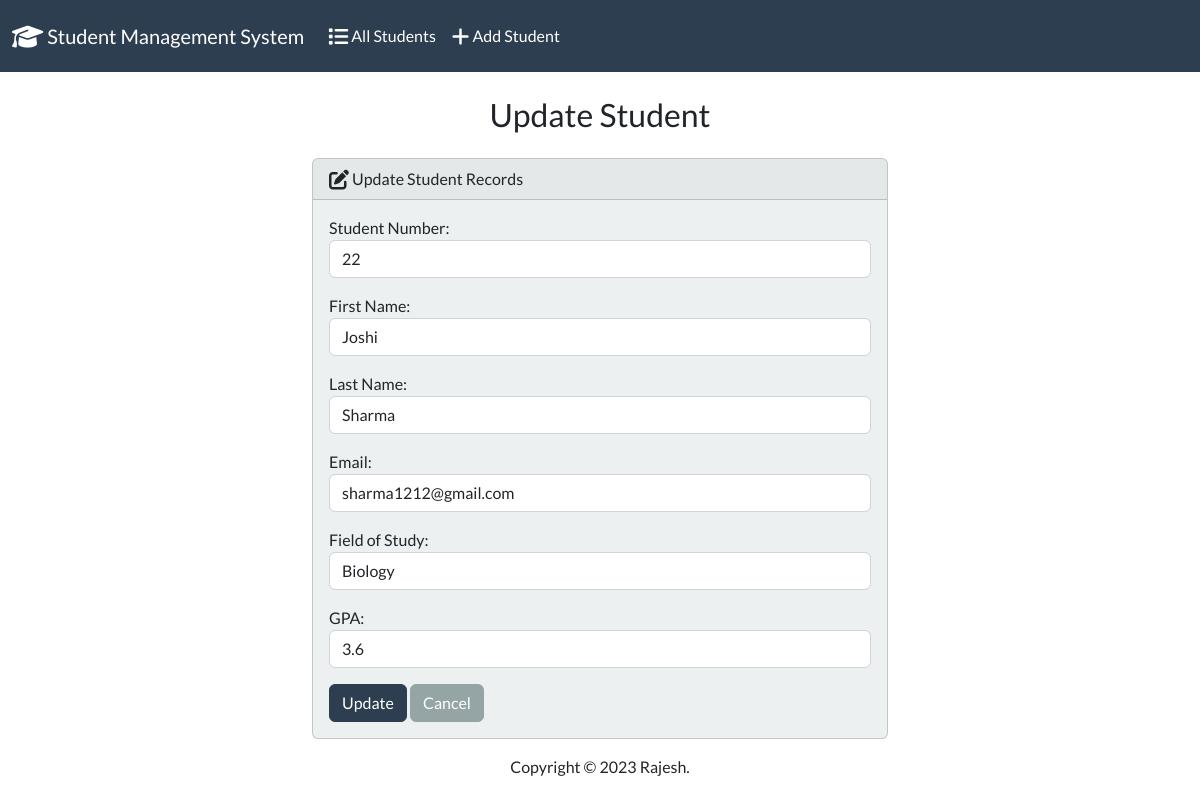
The page /edit/3/ on the database its author committed.
### students/models.py (models this page shows, shortened)
class Student(models.Model):
    student_number = models.PositiveIntegerField()
    first_name = models.CharField(max_length=50)
    last_name = models.CharField(max_length=50)
    email = models.EmailField(max_length=100)
    field_of_study = models.CharField(max_length=100)
    gpa = models.FloatField()

### students/views.py (the view)
# urls.py: path('edit/<int:id>/',views.edit, name='edit'),
def edit(request,id):
    if request.method == 'POST':
        student = Student.objects.get(pk=id)
        form = StudentForm(request.POST, instance=student)
        if form.is_valid():
            form.save()
            return render(request,'students/edit.html',{
                'form':form,
                'success':True
            })
    else:
        student = Student.objects.get(pk=id)
        form = StudentForm(instance=student)
    return render(request,'students/edit.html',{
        'form':form
    })

### students/forms.py
class StudentForm(forms.ModelForm):
  class Meta:
    model = Student
    fields = ['student_number', 'first_name', 'last_name', 'email', 'field_of_study', 'gpa']
    labels = {
      'student_number': 'Student Number',
      'first_name': 'First Name',
      'last_name': 'Last Name',
      'email': 'Email',
      'field_of_study': 'Field of Study',
      'gpa': 'GPA'
    }
    widgets = {
      'student_number': forms.NumberInput(attrs={'class': 'form-control'}),
      'first_name': forms.TextInput(attrs={'class': 'form-control'}),
      'last_name': forms.TextInput(attrs={'class': 'form-control'}),
      'email': forms.EmailInput(attrs={'class': 'form-control'}),
      'field_of_study': forms.TextInput(attrs={'class': 'form-control'}),
      'gpa': forms.NumberInput(attrs={'class': 'form-control'}),
    }

### students/templates/students/edit.html (shortened to what this page needs)
{% extends "students/base.html" %}
{% block body %}
  <h3 class="text-center m-4">Update Student</h3>
  {% if success %}
    <div class="alert alert-primary" role="alert">
      The student updated successfully.
      <a href="{% url 'home' %}" class="alert-link">Go to Home Page.</a>
    </div>
  {% else %}
    <div class="row justify-content-center">
      <div class="col-6">
        <div class="card bg-light mb-3">
          <div class="card-header">
            <i class="fa-sharp fa-solid fa-pen-to-square fa-lg"></i></i> Update Student Records
          </div>
          <div class="card-body">
            <form action="" method="POST">
              {{ form.as_p }}
              <button type="submit" class="btn btn-primary">Update</button>
              <a href="{% url 'home' %}" class="btn btn-secondary">Cancel</a>
            </form>
          </div>
        </div>
      </div>
    </div>
  {% endif %}
{% endblock %}

### rows shown on the page
Student: student_number "22", first_name "Joshi", last_name "Sharma", email "sharma1212@gmail.com", field_of_study "Biology", gpa "3.6"
